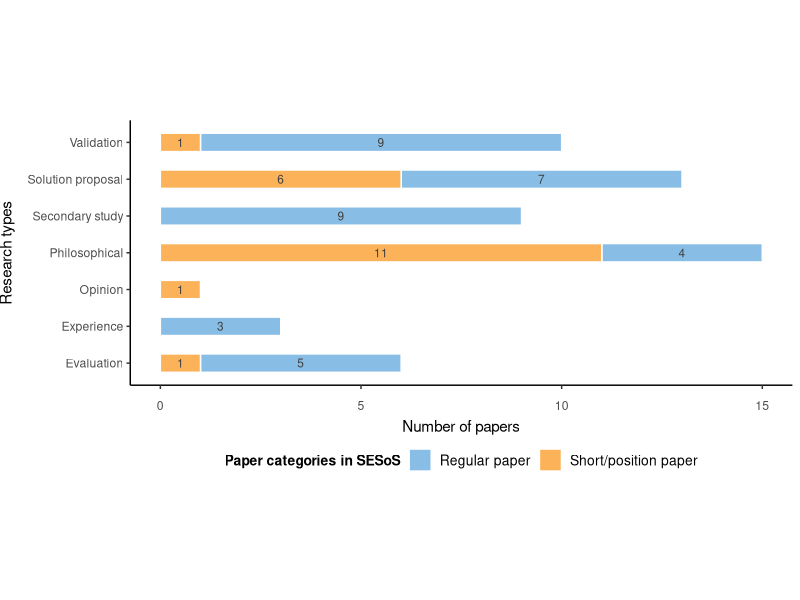
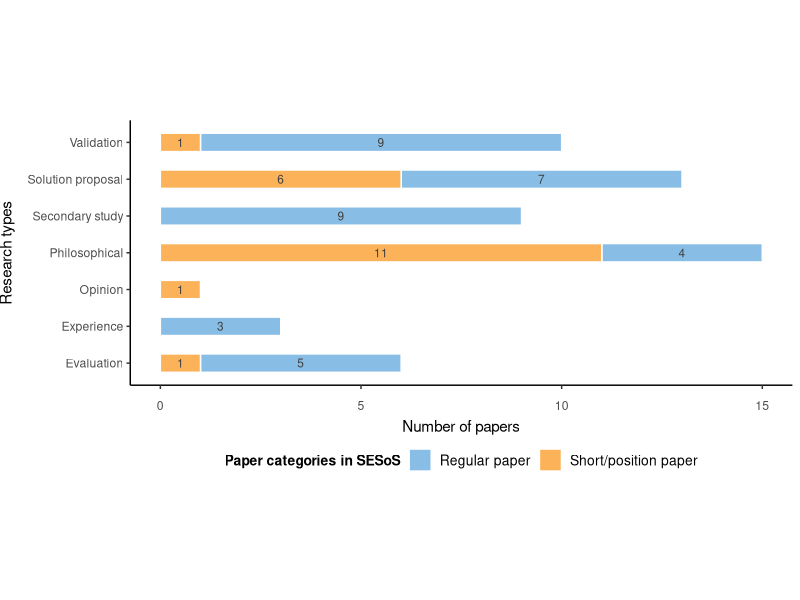

Write the R code that produced these figures, in order.
install.packages("ggplot2", "ggthemes")

library(ggplot2)
library(ggthemes)

# Dataset
research_types <- c("Validation", "Evaluation", "Solution proposal", "Philosophical", "Opinion", "Experience", "Secondary study")
paper_types <- rep(c("Regular paper", "Short/position paper"), each=7)
numpapers <- c(9, 5, 7, 4, 0, 3, 9,
               1, 1, 6, 11, 1, 0, 0)
grid <- data.frame(research_types, paper_types, numpapers)

# Barchart
barchart <- ggplot(grid[which(numpapers>0),], aes(x=factor(research_types), y=numpapers, fill=paper_types, colour=paper_types)) + labs(x="Research types", y="Number of papers") + geom_bar(stat="identity", width=0.5, color="white") + geom_text(aes(label=numpapers), size=3, position=position_stack(vjust=0.5), colour="gray25") + coord_flip() + theme_classic() + theme(legend.position="bottom", legend.justification="center", legend.box.spacing=unit(12, "pt"), legend.title=element_text(size=10, face="bold"), legend.text=element_text(size=10), axis.text.x=element_text(vjust=-2), axis.title.x=element_text(vjust=-2.0), axis.title.y=element_text(vjust=3.0), aspect.ratio=0.4/1) + guides(fill=guide_legend(title="Paper categories in SESoS")) + scale_fill_few(palette="Light")
barchart

# Save to file
ggsave("research-paper-types.png", plot=barchart, device="png", dpi="print")